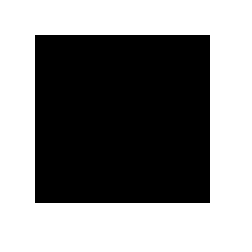
#> input picture img/save.png, 36 x 36 px (shown 7 times larger)
$ python -i Islemler.py   (imports and definitions only)   (older library calls are emulated)
#> lines starting #> are read from the running program, lines starting #| are printed output that depends on the picture; after the words box and inside, x2 and y2 are one past the last pixel; in counts of white or black regions, pixels touching at a corner belong together
import cv2
from PIL import Image, ImageTk
import numpy as np
import matplotlib.pyplot as plt
import os

# [352 lines left out: functions esitleme_fonksiyonu, esitleme_otsu_fonksiyonu, kerenel_flitered_fonksiyonu, farkli_sinir_fonksiyonu, gamma_fonksiyonu, blur and 14 more, not called in this run]

def watershed_segmentation(image_path):
    # Görüntüyü oku
#> called with image_path = 'img/save.png'
    imgOrj = cv2.imread(image_path)
#> imgOrj is the input picture: shape (36, 36, 3); values 155 (black) and 255 (white), 53.7% white; 1 black region, box (x1, y1, x2, y2) and area: (5, 5, 30, 29) 600

    # Detayları azaltmak için median blur uygula
    imgBlr = cv2.medianBlur(imgOrj, 31)
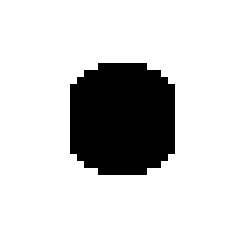
#> imgBlr: shape (36, 36, 3) (shown 7 times larger); values 155 (black) and 255 (white), 83.6% white; 1 black region, box (x1, y1, x2, y2) and area: (10, 9, 25, 25) 212

    # Bulanıklaştırılmış görüntüyü gri tonlamalı hale getir
    imgGray = cv2.cvtColor(imgBlr, cv2.COLOR_BGR2GRAY)

    # OTSU yöntemi ile eşikleme uygula
    ret, imgTH = cv2.threshold(imgGray, 0, 255, cv2.THRESH_BINARY_INV+cv2.THRESH_OTSU)
#> imgTH: shape (36, 36); 16.4% white; 1 white region, box (x1, y1, x2, y2) and area: (10, 9, 25, 25) 212
#> ret = 155

    # Gürültüyü kaldırmak için morfolojik açma uygula
    kernel = np.ones((5, 5), np.uint8)
    imgOPN = cv2.morphologyEx(imgTH, cv2.MORPH_OPEN, kernel, iterations=7)
#> imgOPN: shape (36, 36); every value is 0

    # Net arka plan elde etmek için genişletme uygula
    sureBG = cv2.dilate(imgOPN, kernel, iterations=3)

    # Kesin ön planı bulmak için mesafe dönüşümü uygula
    dist_transform = cv2.distanceTransform(imgOPN, cv2.DIST_L2, 5)
#> dist_transform: shape (36, 36) float32; every value is 0
    ret, sureFG = cv2.threshold(dist_transform, 0.7 * dist_transform.max(), 255, 0)

    # Kesin ön planı uint8'e çevir
    sureFG = np.uint8(sureFG)

    # Bilinmeyen bölgeleri tanımla
    unknown = cv2.subtract(sureBG, sureFG)

    # Bağlantılı bileşen etiketleme
    ret, markers = cv2.connectedComponents(sureFG, labels=5)
#> ret = 1

    # Bilinmeyen bölgeleri etiketle
    markers = markers + 1
#> markers: shape (36, 36) int32; every value is 1
    markers[unknown == 255] = 0

    # Watershed algoritmasını uygula
    markers = cv2.watershed(imgOrj, markers)
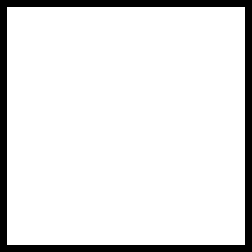
#> markers: shape (36, 36) int32 (shown 7 times larger); values -1 (black) and 1 (white), 89.2% white; black in thin lines or dots

    # Contourları bul ve orijinal görüntü üzerine çiz
    contours, hierarchy = cv2.findContours(markers, cv2.RETR_CCOMP, cv2.CHAIN_APPROX_SIMPLE)
#> contours = [[[1, 1], [1, 34], [34, 34], [34, 1]]]

    imgCopy = imgOrj.copy()
    for i in range(len(contours)):
        if hierarchy[0][i][3] == -1:
            cv2.drawContours(imgCopy, contours, i, (255, 0, 0), 5)
#> this loop made 1 pass
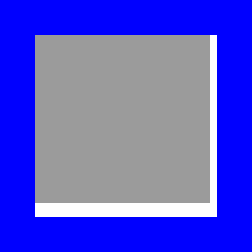
#> imgCopy: shape (36, 36, 3) (shown 7 times larger); mean B, G, R 208.7, 86.7, 86.7

    # Matplotlib kullanarak görüntüleri göster
    fig, axes = plt.subplots(3, 3, figsize=(12, 12))

    axes[0, 0].imshow(cv2.cvtColor(imgOrj, cv2.COLOR_BGR2RGB))

    axes[0, 1].imshow(cv2.cvtColor(imgBlr, cv2.COLOR_BGR2RGB))

    axes[0, 2].imshow(imgGray, cmap='gray')

    axes[1, 0].imshow(imgTH, cmap='gray')

    axes[1, 1].imshow(imgOPN, cmap='gray')

    axes[1, 2].imshow(sureBG, cmap='gray')

    axes[2, 0].imshow(dist_transform, cmap='jet')

    axes[2, 1].imshow(sureFG, cmap='gray')

    axes[2, 2].imshow(cv2.cvtColor(imgCopy, cv2.COLOR_BGR2RGB))

    plt.show()
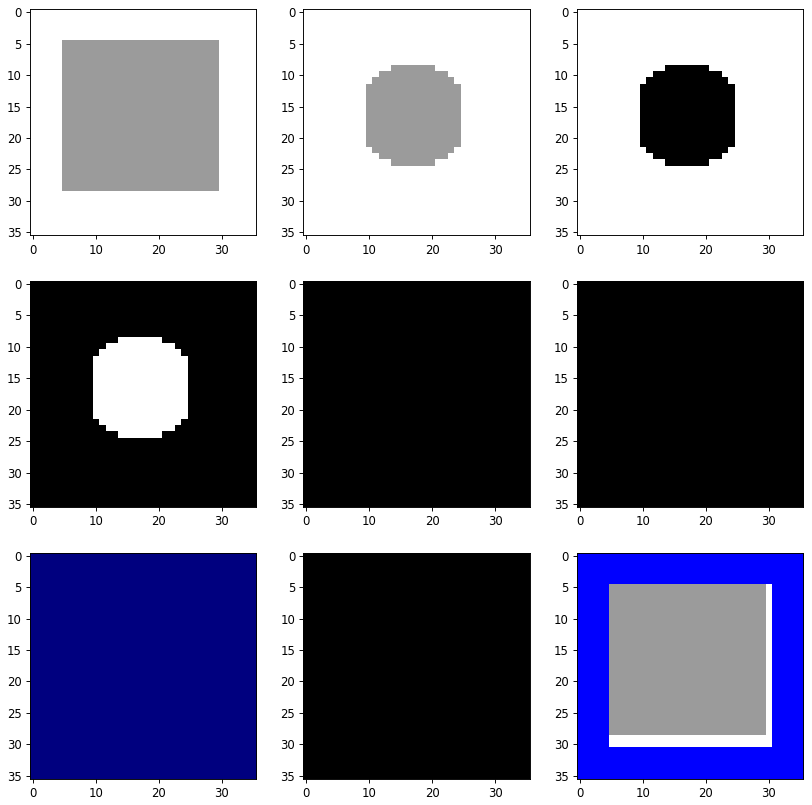
#> figure drawn by matplotlib, 9 panels

    return imgCopy

>>> result = watershed_segmentation('img/save.png')
